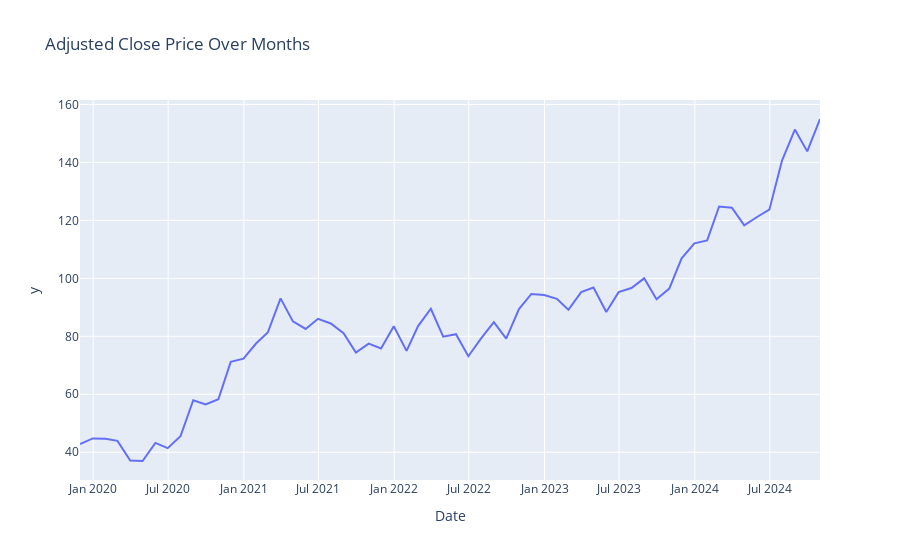

Notebook cell for this chart:
### Code cell
#monthly Adjucted price
fig_monthly = px.line(monthly_df, x=monthly_df.index, y=monthly_df['Adj Close'].values.squeeze(), title='Adjusted Close Price Over Months')
fig_monthly.show()
